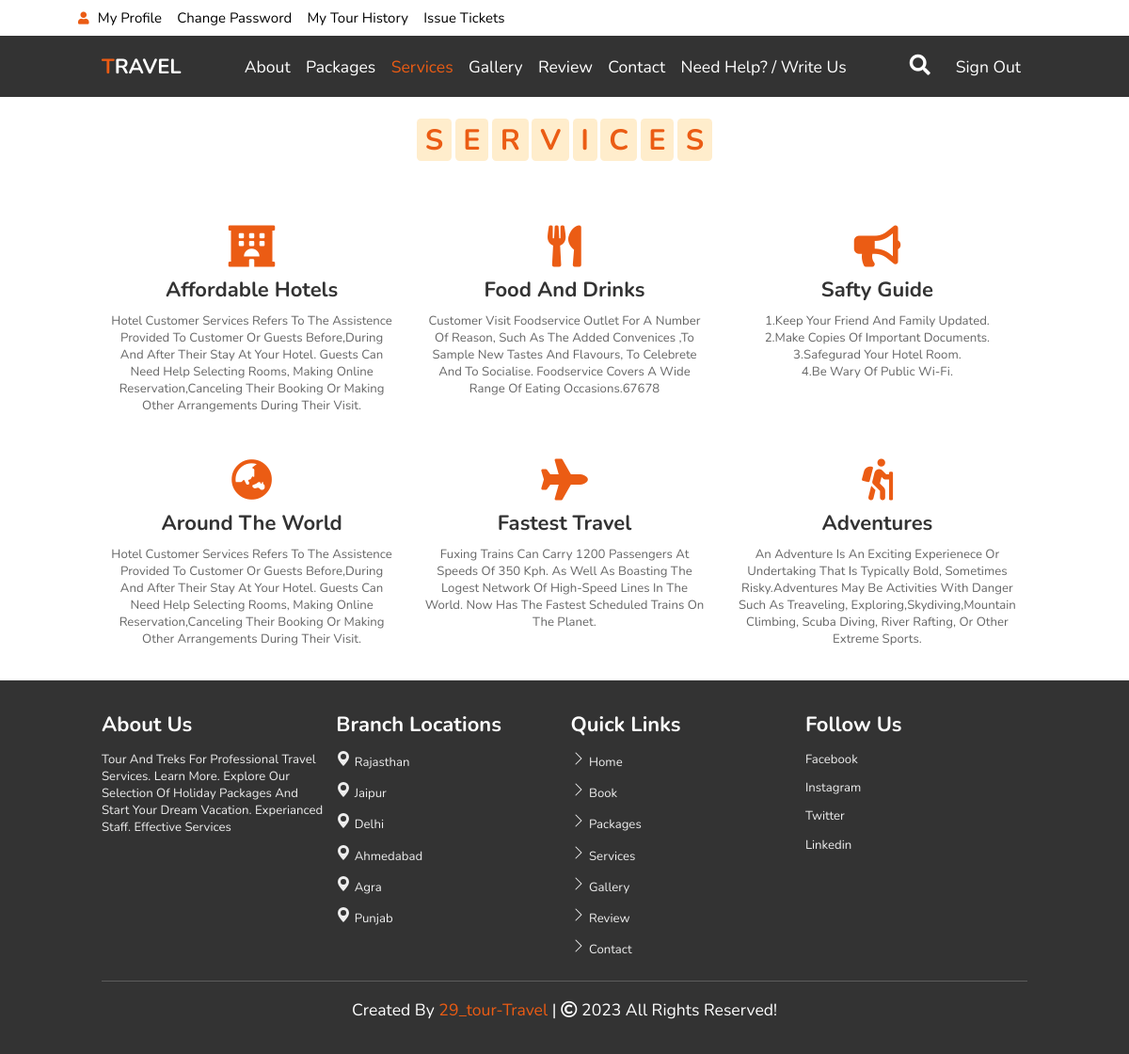
The app's page /login/service.php (signed in) with its own data.
### tables this page shows
CREATE TABLE `services` (
  `id` int(11) NOT NULL,
  `icones` varchar(255) NOT NULL,
  `name` varchar(100) DEFAULT NULL,
  `Message` varchar(555) DEFAULT NULL,
  `status` varchar(50) NOT NULL DEFAULT 'Active'
);

### login/service.php (the view)
<?php
include_once("header.php");
include_once("conection.php");
?>
<section class="services" id="services">
    <h1 class="heading">
        <span>s</span>
        <span>e</span>
        <span>r</span>
        <span>v</span>
        <span>i</span>
        <span>c</span>
        <span>e</span>
        <span>s</span>
    </h1>
    <div class="box-container">
        <?php
    $sql="select * from services where status ='Active'";
$r=mysqli_query($con,$sql);
while($a=mysqli_fetch_array($r))
{
    ?>
        <div class="box">
            <i class="<?php echo $a[1]; ?>"></i>
            <h3><?php echo $a[2]; ?></h3>
            <p><?php echo $a[3]; ?></p>
        </div>
        <?php
        }
        ?>
    </div>
</section>
<?php
include_once("footer.php");
?>
</body>
</html>

### login/style1.css (style rules this page uses)
:root { --orange:#eb5c14; }
* { font-family: 'Nunito', sans-serif; margin:0; padding:0; box-sizing: border-box; text-transform: capitalize; outline: none; border:none; text-decoration: none; transition: all .2s linear; }
html { font-size: 62.5%; overflow-x: hidden; scroll-padding-top: 6rem; scroll-behavior: smooth; }
section { padding:2rem 9%; }
.heading { text-align: center; padding:6.0rem; padding-top:12.5rem ; }
.heading span { font-size: 3.5rem; background:rgba(255, 165, 0,.2); color:var(--orange); border-radius: .5rem; padding:.2rem 1rem; }
.services .box-container { display: flex; flex-wrap: wrap; gap:1.5rem; }
.services .box-container .box { flex: 1 1 30rem; border-radius: .5rem; padding:1rem; text-align: center; }
.services .box-container .box i { padding:1rem; font-size: 5rem; color:var(--orange); }
.services .box-container .box h3 { font-size: 2.5rem; color:#333; }
.services .box-container .box p { font-size: 1.5rem; color:#666; padding:1rem 0; }
@media (max-width:1200px) { html { font-size: 55%; } }

### records on screen
services: name "Affordable Hotels", Message "Hotel Customer Services Refers To The Assistence Provided To Customer Or Guests Before,during And After Their Stay At Your Hotel. Guests Can Need Help Selecting Rooms, Making Online Reservation,canceling Their Booking Or Making Other Arrangements During Their Visit."
services: name "Food And Drinks", Message "Customer Visit Foodservice Outlet For A Number Of Reason, Such As The Added Convenices ,To Sample New Tastes And Flavours, To Celebrete And To Socialise. Foodservice Covers A Wide Range Of Eating Occasions.67678"
services: name "Safty Guide", Message "1.Keep Your Friend And Family Updated. 2.Make Copies Of Important Documents. 3.Safegurad Your Hotel Room. 4.Be Wary Of Public Wi-Fi."
services: name "Around The World", Message "Hotel Customer Services Refers To The Assistence Provided To Customer Or Guests Before,during And After Their Stay At Your Hotel. Guests Can Need Help Selecting Rooms, Making Online Reservation,canceling Their Booking Or Making Other Arrangements During Their Visit."
services: name "Fastest Travel", Message "Fuxing Trains Can Carry 1200 Passengers At Speeds Of 350 Kph. As Well As Boasting The Logest Network Of High-Speed Lines In The World. Now Has The Fastest Scheduled Trains On The Planet."
services: name "Adventures", Message "An Adventure Is An Exciting Experienece Or Undertaking That Is Typically Bold, Sometimes Risky.Adventures May Be Activities With Danger Such As Treaveling, Exploring,Skydiving,Mountain Climbing, Scuba Diving, River Rafting, Or Other Extreme Sports."
